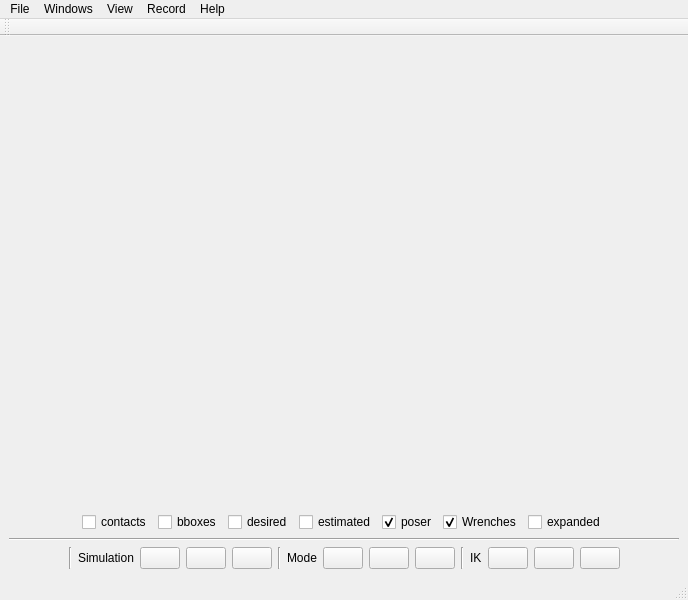
 <widget class="QMainWindow" name="MainWindow">
  <property name="geometry">
   <rect>
    <x>0</x>
    <y>0</y>
    <width>688</width>
    <height>600</height>
   </rect>
  </property>
  <property name="windowTitle">
   <string>SimTest</string>
  </property>
  <property name="statusTip">
   <string>start recording</string>
  </property>
  <widget class="QWidget" name="centralWidget">
   <layout class="QHBoxLayout" name="horizontalLayout_3">
    <item>
     <layout class="QHBoxLayout" name="horizontalLayout_2">
      <item>
       <layout class="QVBoxLayout" name="verticalLayout_5">
        <item>
         <widget class="QSimTestBackend" name="displaywidget" native="true">
          <property name="sizePolicy">
           <sizepolicy hsizetype="Expanding" vsizetype="Expanding">
            <horstretch>1</horstretch>
            <verstretch>1</verstretch>
           </sizepolicy>
          </property>
          <property name="minimumSize">
           <size>
            <width>200</width>
            <height>200</height>
           </size>
          </property>
          <property name="maximumSize">
           <size>
            <width>16777215</width>
            <height>16777215</height>
           </size>
          </property>
          <property name="toolTip">
           <string>free mode</string>
          </property>
         </widget>
        </item>
        <item>
         <layout class="QHBoxLayout" name="horizontalLayout">
          <item>
           <spacer name="horizontalSpacer_6">
            <property name="orientation">
             <enum>Qt::Horizontal</enum>
            </property>
            <property name="sizeHint" stdset="0">
             <size>
              <width>40</width>
              <height>20</height>
             </size>
            </property>
           </spacer>
          </item>
          <item>
           <widget class="QCheckBox" name="chk_contacts">
            <property name="statusTip">
             <string>draw contacts</string>
            </property>
            <property name="text">
             <string>contacts</string>
            </property>
           </widget>
          </item>
          <item>
           <widget class="QCheckBox" name="chk_bboxes">
            <property name="statusTip">
             <string>draw bounding boxes</string>
            </property>
            <property name="text">
             <string>bboxes</string>
            </property>
           </widget>
          </item>
          <item>
           <widget class="QCheckBox" name="chk_desired">
            <property name="statusTip">
             <string>draw desired configuration</string>
            </property>
            <property name="text">
             <string>desired</string>
            </property>
           </widget>
          </item>
          <item>
           <widget class="QCheckBox" name="chk_estimated">
            <property name="statusTip">
             <string>draw estimated configuration</string>
            </property>
            <property name="text">
             <string>estimated</string>
            </property>
           </widget>
          </item>
          <item>
           <widget class="QCheckBox" name="chk_poser">
            <property name="sizePolicy">
             <sizepolicy hsizetype="Minimum" vsizetype="Fixed">
              <horstretch>0</horstretch>
              <verstretch>0</verstretch>
             </sizepolicy>
            </property>
            <property name="statusTip">
             <string>draw the poser widget</string>
            </property>
            <property name="text">
             <string>poser</string>
            </property>
            <property name="checked">
             <bool>true</bool>
            </property>
           </widget>
          </item>
          <item>
           <widget class="QCheckBox" name="chk_wrenches">
            <property name="sizePolicy">
             <sizepolicy hsizetype="Minimum" vsizetype="Fixed">
              <horstretch>0</horstretch>
              <verstretch>0</verstretch>
             </sizepolicy>
            </property>
            <property name="statusTip">
             <string>draw wrenches</string>
            </property>
            <property name="text">
             <string>Wrenches</string>
            </property>
            <property name="checked">
             <bool>true</bool>
            </property>
           </widget>
          </item>
          <item>
           <widget class="QCheckBox" name="chk_expanded">
            <property name="statusTip">
             <string>draw expanded</string>
            </property>
            <property name="text">
             <string>expanded</string>
            </property>
            <property name="tristate">
             <bool>false</bool>
            </property>
           </widget>
          </item>
          <item>
           <spacer name="horizontalSpacer_5">
            <property name="orientation">
             <enum>Qt::Horizontal</enum>
            </property>
            <property name="sizeHint" stdset="0">
             <size>
              <width>40</width>
              <height>20</height>
             </size>
            </property>
           </spacer>
          </item>
         </layout>
        </item>
        <item>
         <widget class="Line" name="line">
          <property name="orientation">
           <enum>Qt::Horizontal</enum>
          </property>
         </widget>
        </item>
        <item>
         <layout class="QHBoxLayout" name="horizontalLayout_5">
          <item>
           <spacer name="horizontalSpacer">
            <property name="orientation">
             <enum>Qt::Horizontal</enum>
            </property>
            <property name="sizeHint" stdset="0">
             <size>
              <width>40</width>
              <height>20</height>
             </size>
            </property>
           </spacer>
          </item>
          <item>
           <widget class="Line" name="line_2">
            <property name="orientation">
             <enum>Qt::Vertical</enum>
            </property>
           </widget>
          </item>
          <item>
           <widget class="QLabel" name="label_2">
            <property name="text">
             <string>Simulation</string>
            </property>
           </widget>
          </item>
          <item>
           <widget class="QPushButton" name="pushButton_4">
            <property name="toolTip">
             <string>&lt;html&gt;&lt;head/&gt;&lt;body&gt;&lt;p&gt;Direct the simulation to move to the milestone&lt;/p&gt;&lt;/body&gt;&lt;/html&gt;</string>
            </property>
            <property name="statusTip">
             <string>set a milestone for the robots to acheive</string>
            </property>
            <property name="text">
             <string/>
            </property>
            <property name="icon">
             <iconset resource="icons.qrc">
              <normaloff>:/Images/Images/yellowflag.gif</normaloff>:/Images/Images/yellowflag.gif</iconset>
            </property>
            <property name="shortcut">
             <string>Space</string>
            </property>
           </widget>
          </item>
          <item>
           <widget class="QPushButton" name="pushButton">
            <property name="toolTip">
             <string>Start the simulation</string>
            </property>
            <property name="statusTip">
             <string>start or stop the simulation</string>
            </property>
            <property name="text">
             <string/>
            </property>
            <property name="icon">
             <iconset resource="icons.qrc">
              <normaloff>:/Images/Images/media-playback-start.svg</normaloff>
              <normalon>:/Images/Images/media-playback-pause.svg</normalon>
              <activeon>:/Images/Images/media-playback-pause.svg</activeon>:/Images/Images/media-playback-start.svg</iconset>
            </property>
            <property name="shortcut">
             <string>S</string>
            </property>
            <property name="checkable">
             <bool>true</bool>
            </property>
           </widget>
          </item>
          <item>
           <widget class="QPushButton" name="pushButton_2">
            <property name="sizePolicy">
             <sizepolicy hsizetype="Fixed" vsizetype="Fixed">
              <horstretch>0</horstretch>
              <verstretch>0</verstretch>
             </sizepolicy>
            </property>
            <property name="toolTip">
             <string>Record the simulation</string>
            </property>
            <property name="text">
             <string/>
            </property>
            <property name="icon">
             <iconset resource="icons.qrc">
              <normaloff>:/Images/Images/media-record.svg</normaloff>:/Images/Images/media-record.svg</iconset>
            </property>
            <property name="shortcut">
             <string>R</string>
            </property>
            <property name="checkable">
             <bool>true</bool>
            </property>
           </widget>
          </item>
          <item>
           <widget class="Line" name="line_3">
            <property name="orientation">
             <enum>Qt::Vertical</enum>
            </property>
           </widget>
          </item>
          <item>
           <widget class="QLabel" name="label">
            <property name="text">
             <string>Mode</string>
            </property>
           </widget>
          </item>
          <item>
           <widget class="QPushButton" name="btn_free">
            <property name="text">
             <string/>
            </property>
            <property name="icon">
             <iconset resource="icons.qrc">
              <normaloff>:/Images/Images/hand.gif</normaloff>:/Images/Images/hand.gif</iconset>
            </property>
            <property name="checkable">
             <bool>true</bool>
            </property>
           </widget>
          </item>
          <item>
           <widget class="QPushButton" name="btn_ik">
            <property name="text">
             <string/>
            </property>
            <property name="icon">
             <iconset resource="icons.qrc">
              <normaloff>:/Images/Images/IK.gif</normaloff>:/Images/Images/IK.gif</iconset>
            </property>
            <property name="checkable">
             <bool>true</bool>
            </property>
           </widget>
          </item>
          <item>
           <widget class="QPushButton" name="btn_force">
            <property name="text">
             <string/>
            </property>
            <property name="icon">
             <iconset>
              <normaloff>Images/spring.gif</normaloff>Images/spring.gif</iconset>
            </property>
            <property name="checkable">
             <bool>true</bool>
            </property>
           </widget>
          </item>
          <item>
           <widget class="Line" name="line_ik">
            <property name="orientation">
             <enum>Qt::Vertical</enum>
            </property>
           </widget>
          </item>
          <item>
           <widget class="QLabel" name="lbl_ik">
            <property name="text">
             <string>IK</string>
            </property>
           </widget>
          </item>
          <item>
           <widget class="QPushButton" name="btn_constrain_point">
            <property name="statusTip">
             <string>constrain a point</string>
            </property>
            <property name="text">
             <string/>
            </property>
            <property name="icon">
             <iconset>
              <normaloff>Images/constrain.gif</normaloff>Images/constrain.gif</iconset>
            </property>
           </widget>
          </item>
          <item>
           <widget class="QPushButton" name="btn_constrain">
            <property name="statusTip">
             <string>click a robot link to constrain it</string>
            </property>
            <property name="text">
             <string/>
            </property>
            <property name="icon">
             <iconset resource="icons.qrc">
              <normaloff>:/Images/Images/constrainpoint.gif</normaloff>:/Images/Images/constrainpoint.gif</iconset>
            </property>
           </widget>
          </item>
          <item>
           <widget class="QPushButton" name="btn_delete">
            <property name="statusTip">
             <string>delete a robot constraint</string>
            </property>
            <property name="text">
             <string/>
            </property>
            <property name="icon">
             <iconset resource="icons.qrc">
              <normaloff>:/Images/Images/dialog-cancel-3.png</normaloff>:/Images/Images/dialog-cancel-3.png</iconset>
            </property>
           </widget>
          </item>
          <item>
           <spacer name="horizontalSpacer_2">
            <property name="orientation">
             <enum>Qt::Horizontal</enum>
            </property>
            <property name="sizeHint" stdset="0">
             <size>
              <width>40</width>
              <height>20</height>
             </size>
            </property>
           </spacer>
          </item>
         </layout>
        </item>
       </layout>
      </item>
     </layout>
    </item>
   </layout>
  </widget>
  <widget class="QMenuBar" name="menuBar">
   <property name="geometry">
    <rect>
     <x>0</x>
     <y>0</y>
     <width>688</width>
     <height>25</height>
    </rect>
   </property>
   <property name="nativeMenuBar">
    <bool>false</bool>
   </property>
   <widget class="QMenu" name="menuFile">
    <property name="title">
     <string>File</string>
    </property>
    <addaction name="actionOpen"/>
    <addaction name="actionSave_State"/>
    <addaction name="actionSave_State_As"/>
    <addaction name="actionReset"/>
    <addaction name="actionExit"/>
   </widget>
   <widget class="QMenu" name="menuMilestones">
    <property name="title">
     <string>View</string>
    </property>
    <addaction name="actionSaveView"/>
    <addaction name="actionRevertView"/>
    <addaction name="actionDefaultView"/>
   </widget>
   <widget class="QMenu" name="menuPreferences">
    <property name="title">
     <string>Windows</string>
    </property>
    <addaction name="actionDrivers"/>
    <addaction name="actionSensor_Plot"/>
    <addaction name="actionOptions"/>
    <addaction name="actionSend_Command"/>
   </widget>
   <widget class="QMenu" name="menuRecord">
    <property name="title">
     <string>Record</string>
    </property>
    <widget class="QMenu" name="menuResolution">
     <property name="title">
      <string>Resolution</string>
     </property>
     <addaction name="action640x480"/>
     <addaction name="action800x600"/>
     <addaction name="action1280x768"/>
     <addaction name="action1920x1080_HD"/>
     <addaction name="separator"/>
     <addaction name="actionResizable"/>
    </widget>
    <addaction name="actionRecordFile"/>
    <addaction name="menuResolution"/>
    <addaction name="actionMultiple_Parts"/>
    <addaction name="actionEncode"/>
   </widget>
   <widget class="QMenu" name="menuHelp">
    <property name="title">
     <string>Help</string>
    </property>
    <addaction name="actionHelp"/>
    <addaction name="actionAbout"/>
   </widget>
   <addaction name="menuFile"/>
   <addaction name="menuPreferences"/>
   <addaction name="menuMilestones"/>
   <addaction name="menuRecord"/>
   <addaction name="menuHelp"/>
  </widget>
  <widget class="QToolBar" name="mainToolBar">
   <attribute name="toolBarArea">
    <enum>TopToolBarArea</enum>
   </attribute>
   <attribute name="toolBarBreak">
    <bool>false</bool>
   </attribute>
  </widget>
  <widget class="QStatusBar" name="statusBar"/>
  <action name="actionOpen">
   <property name="text">
    <string>Open</string>
   </property>
   <property name="statusTip">
    <string>ctrl-o</string>
   </property>
   <property name="shortcut">
    <string>Ctrl+O</string>
   </property>
  </action>
  <action name="actionSave_State">
   <property name="text">
    <string>Save State</string>
   </property>
   <property name="toolTip">
    <string>ctrl-s</string>
   </property>
   <property name="statusTip">
    <string/>
   </property>
   <property name="shortcut">
    <string>Ctrl+S</string>
   </property>
  </action>
  <action name="actionLoad_MultiPath">
   <property name="text">
    <string>Load MultiPath</string>
   </property>
  </action>
  <action name="actionReset">
   <property name="text">
    <string>Reset</string>
   </property>
  </action>
  <action name="actionExit">
   <property name="text">
    <string>Exit</string>
   </property>
  </action>
  <action name="actionSaveView">
   <property name="text">
    <string>Save View</string>
   </property>
   <property name="toolTip">
    <string>v</string>
   </property>
  </action>
  <action name="actionRevertView">
   <property name="text">
    <string>Revert</string>
   </property>
   <property name="toolTip">
    <string>V</string>
   </property>
  </action>
  <action name="actionDefaultView">
   <property name="text">
    <string>Default</string>
   </property>
  </action>
  <action name="actionDrivers">
   <property name="text">
    <string>Drivers</string>
   </property>
   <property name="toolTip">
    <string>ctrl-d</string>
   </property>
   <property name="shortcut">
    <string>Ctrl+D</string>
   </property>
  </action>
  <action name="actionSensor_Plot">
   <property name="text">
    <string>Sensor Plot</string>
   </property>
   <property name="toolTip">
    <string>ctrl-p</string>
   </property>
   <property name="shortcut">
    <string>Ctrl+P</string>
   </property>
  </action>
  <action name="actionOptions">
   <property name="text">
    <string>Options</string>
   </property>
   <property name="toolTip">
    <string>&lt;html&gt;&lt;head/&gt;&lt;body&gt;&lt;p&gt;ctrl-r&lt;/p&gt;&lt;p&gt;&lt;br/&gt;&lt;/p&gt;&lt;/body&gt;&lt;/html&gt;</string>
   </property>
   <property name="shortcut">
    <string>Ctrl+R</string>
   </property>
  </action>
  <action name="actionSave_State_As">
   <property name="text">
    <string>Save State As</string>
   </property>
   <property name="toolTip">
    <string>ctrl-shift-s</string>
   </property>
   <property name="shortcut">
    <string>Ctrl+Shift+S</string>
   </property>
  </action>
  <action name="actionRecordFile">
   <property name="text">
    <string>Change File</string>
   </property>
  </action>
  <action name="actionMultiple_Parts">
   <property name="checkable">
    <bool>true</bool>
   </property>
   <property name="text">
    <string>Multiple Parts</string>
   </property>
   <property name="statusTip">
    <string>Does not automatically encode when a recording ends.  Can record 2 parts consecutively into 1 video.</string>
   </property>
  </action>
  <action name="action640x480">
   <property name="text">
    <string>640x480</string>
   </property>
  </action>
  <action name="action800x600">
   <property name="text">
    <string>800x600</string>
   </property>
  </action>
  <action name="action1920x1080_HD">
   <property name="text">
    <string>1920x1080 (HD)</string>
   </property>
  </action>
  <action name="action1280x768">
   <property name="text">
    <string>1280x768</string>
   </property>
  </action>
  <action name="actionResizable">
   <property name="text">
    <string>Resizable</string>
   </property>
  </action>
  <action name="actionEncode">
   <property name="enabled">
    <bool>false</bool>
   </property>
   <property name="text">
    <string>Encode</string>
   </property>
  </action>
  <action name="actionSend_Command">
   <property name="text">
    <string>Send Command</string>
   </property>
  </action>
  <action name="actionHelp">
   <property name="text">
    <string>Help</string>
   </property>
   <property name="shortcut">
    <string>F1</string>
   </property>
  </action>
  <action name="actionAbout">
   <property name="text">
    <string>About</string>
   </property>
  </action>
 </widget>
